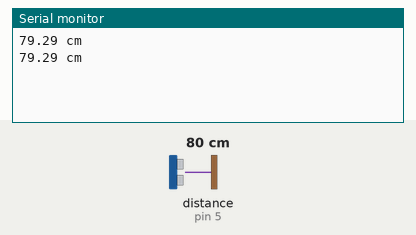
A sketch run on a simulated Arduino Uno, built with avr-gcc and run on an emulated ATmega328P. Shown: the last lines printed to the serial monitor. The inputs (shaded band) are chosen by the test bench; at power-on: distance to the obstacle (sensor on pin 5) 80 cm. The echo pulse lasts 58.3 µs per cm.

Above: at 2.8 s.
2.9 s: distance to the obstacle (sensor on pin 5) set to 2 cm
At 5.2 s:
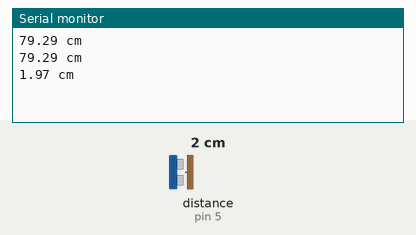
5.6 s: distance to the obstacle (sensor on pin 5) set to 4 cm
At 6.8 s:
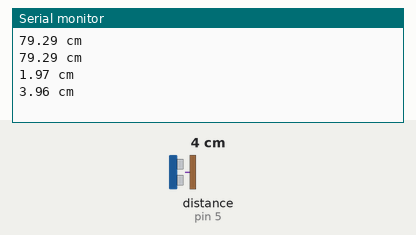
Timing chart, 0 to 8.6 s (numbered marks = the images above; inputs shaded):
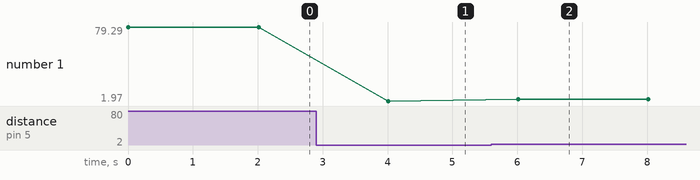

Measured:
- after the input at 2.9 s, the serial monitor: prints a new line after 1.1 s (image 1)
- after the input at 5.6 s, the serial monitor: prints a new line after 0.41 s (image 2)
- plotted number 1: 79.29 → 1.97 after the input at 2.9 s, 1.97 → 3.96 after the input at 5.6 s

The sketch:

Master.ino
```cpp
// Master
#include <SoftwareSerial.h>
SoftwareSerial BTSerial(10, 11);
// sensor
const int trigger_pin = 3;
const int pw_pin = 5;
const int trigger_delay = 10;
long duration;
float cm;
//done servo quay hoi giat giat
void setup() {
  BTSerial.begin(38400);
  Serial.begin(38400);
  pinMode(trigger_pin, OUTPUT);
  pinMode(pw_pin, INPUT);
}

void loop() {
  digitalWrite(trigger_pin, LOW);
  delayMicroseconds(10);
  digitalWrite(trigger_pin, HIGH);
  delayMicroseconds(trigger_delay);
  digitalWrite(trigger_pin, LOW);
  duration = pulseIn(pw_pin, HIGH);
  cm = duration * 0.017;
  Serial.print(cm);
  Serial.println(" cm");
  if (cm <= 12.5) {
    BTSerial.write('0');
  } else {
    BTSerial.write('1');
  }
  delay(2000);
}
```
